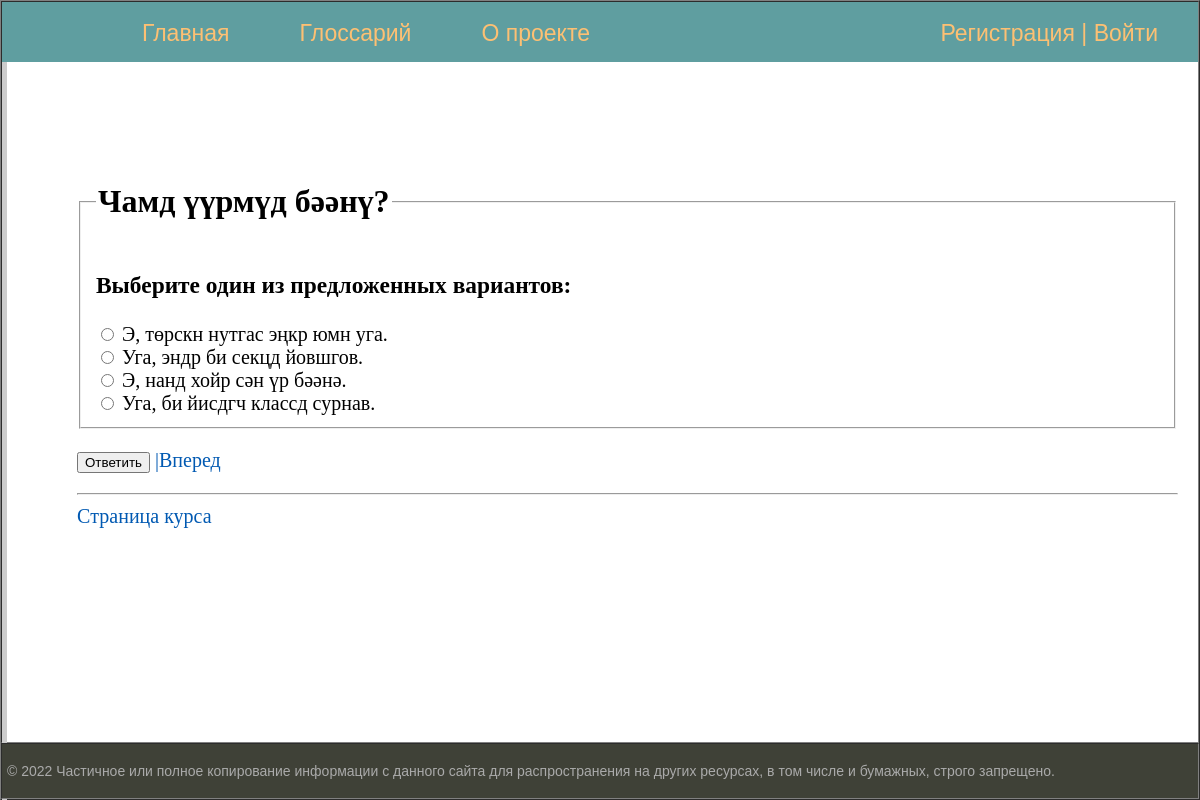
The app's page /course3/singlechoice1/ with its own data.
### kalm_quizes/models.py (models this page shows, shortened)
class SingleChoice(models.Model):
    quiz = models.ForeignKey(Quiz, on_delete=models.CASCADE)
    question_number = models.IntegerField(default=0)
    question_text = models.TextField(unique=True)
    right_answer = models.CharField(max_length=100)
    wrong_answer_1 = models.CharField(max_length=100)
    wrong_answer_2 = models.CharField(max_length=100)
    wrong_answer_3 = models.CharField(max_length=100)
    def get_absolute_url(self):
        return f"/course{self.quiz_id}/singlechoice{self.question_number}/"
    class Meta:
        verbose_name = 'Вопрос с одним вариантом ответа'
        verbose_name_plural = 'Вопросы с одним вариантом ответа'

### kalm_quizes/views.py (the view, shortened to what this page needs)
    def question_wrapper(request, quiz_id, question_id):
        user_pk = request.user.pk
        answer_status = None
        return question_page(request, quiz_id, question_id, answer_status)

### kalm_quizes/models.py (called while the page is built)
    def get_all_related(self):  # Можно ли QuerySet перевести в список?
        single_choice_list = [obj for obj in self.singlechoice_set.all()]
        put_in_order_list = [obj for obj in self.putinorder_set.all()]
        put_in_gaps_list = [obj for obj in self.putingaps_set.all()]
        tt_list = [obj for obj in self.testfortext_set.all()]
        questions = single_choice_list + tt_list + put_in_order_list + put_in_gaps_list
        questions_sorted = sorted(questions, key=lambda obj: obj.question_number)
        return questions_sorted

### kalm_quizes/templatetags/quizes_extras.py (called while the page is built)
@register.simple_tag
def get_list_element(list, index):
    try:
        back = list[index]
    except (IndexError):
        back = None
    return back

### kalm_quizes/views.py (called while the page is built, shortened)
def get_quiz_stat(request):
    if request.user.is_authenticated:
        quizes_stat = []
        user_profile_records = request.user.usercourseprofile_set.all()
        for rec in user_profile_records:
            right_answers_count = len(UserCourseAnswers.objects.filter(user=rec.user_id,
                                                                       quiz=rec.quiz_id,
                                                                       result=1))
            quiz = Quiz.objects.get(pk=rec.quiz_id)
            quizes_stat.append((quiz, right_answers_count))
    else:
        quizes_stat = None
    return quizes_stat

def answer_decorator(question_page):
    def question_wrapper(request, quiz_id, question_id):
        user_pk = request.user.pk
        answer_status = None
        return question_page(request, quiz_id, question_id, answer_status)
    return question_wrapper

@answer_decorator
def single_choice_page(request, quiz_id, question_id, answer_status):
    quiz = get_object_or_404(Quiz, pk=quiz_id)
    question = quiz.singlechoice_set.get(question_number=question_id)#отличается
    answers_set = [question.right_answer, question.wrong_answer_1,
                   question.wrong_answer_2, question.wrong_answer_3]
    shuffle(answers_set)
    context = {
        'menu': menu,
        'quiz': quiz,
        'question': question,
        'answers_set': answers_set,
        'answer_status': answer_status,
        'quizes_stat': get_quiz_stat(request)
    }
    return render(request, 'kalm_quizes/single_choice_template.html', context)

### templates/kalm_quizes/single_choice_template.html (shortened to what this page needs)
{% extends 'kalm_quizes/base_template_1.html' %}
{% load quizes_extras %}
{% block content %}
<form action="{% url 'kalm_quizes:single_choice_page' quiz.id question.question_number %}" method="post" id="s">
    <fieldset>
    <legend><h1>{{question.question_text}}</h1></legend>
        <h3> Выберите один из предложенных вариантов:</h3>
        {% for answer in answers_set %}
            {% if selected_answer == answer %}
                <input type="radio" name="answer" id="answer{{forloop.counter}}" value="{{answer}}" checked>
            {% else %}
                <input type="radio" name="answer" id="answer{{forloop.counter}}" value="{{answer}}">
            {% endif %}
            <label for="answer{{forloop.counter}}">{{answer}}</label><br>
        {% endfor %}
</fieldset>
</form>
{% if 0 <= question.question_number|add:'-2'  %}
    {% get_list_element quiz.get_all_related question.question_number|add:'-2' as left %}
{% endif %}
{% get_list_element quiz.get_all_related question.question_number as right %}
<p>{% if left %}<a href="{{left.get_absolute_url}}">Назад|</a> {%  endif %}
<input type="submit" value="Ответить" form="s">
{% if right %}<a href="{{right.get_absolute_url}}">|Вперед</a>{% endif %}</p>
<hr>
<a href="{% url 'kalm_quizes:quiz_page' quiz.id %}">Cтраница курса</a>
{% endblock %}

### kalm_quizes/static/kalm_quizes/css/styles.css (style rules this page uses)
html, body { font-family: 'Arial'; margin: 0 auto; padding: 0; height: 100%; width: 100%; color: #444; }
a { color: #0059b2; text-decoration: none; }
.content-text h1 { font-size: 32px; }

### records on screen
SingleChoice: question_text "Чамд үүрмүд бәәнү?", answers_set "Э, төрскн нутгас эңкр юмн уга." "Уга, эндр би секцд йовшгов." "Э, нанд хойр сән үр бәәнә." "Уга, би йисдгч классд сурнав."
